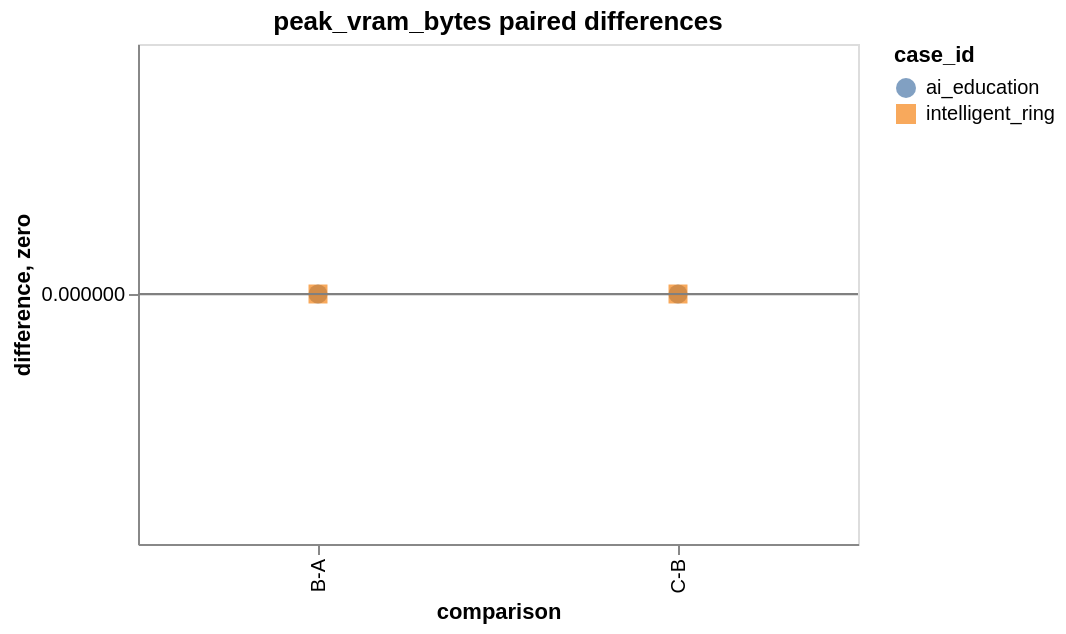

Vega-Lite specification stored for this chart:
### Vega-Lite specification from a JSON file in a GitHub repository (floating-point values rounded to 4 significant figures)
{"config": {"view": {"continuousWidth": 300, "continuousHeight": 300}}, "layer": [{"data": {"values": [{"case_id": "ai_education", "comparison": "B-A", "difference": 0}, {"case_id": "intelligent_ring", "comparison": "B-A", "difference": 0}, {"case_id": "ai_education", "comparison": "C-B", "difference": 0}, {"case_id": "intelligent_ring", "comparison": "C-B", "difference": 0}]}, "mark": {"type": "point", "filled": true, "size": 90}, "encoding": {"color": {"field": "case_id", "type": "nominal"}, "shape": {"field": "case_id", "type": "nominal"}, "tooltip": [{"field": "case_id", "type": "nominal"}, {"field": "comparison", "type": "nominal"}, {"field": "difference", "type": "quantitative"}], "x": {"field": "comparison", "sort": ["B-A", "C-B", "C-D"], "type": "nominal"}, "y": {"field": "difference", "type": "quantitative"}}, "title": "peak_vram_bytes paired differences"}, {"data": {"values": [{"zero": 0}]}, "mark": {"type": "rule", "color": "gray"}, "encoding": {"y": {"field": "zero", "type": "quantitative"}}}], "height": 250, "width": 360, "$schema": "https://vega.github.io/schema/vega-lite/v6.4.1.json"}
